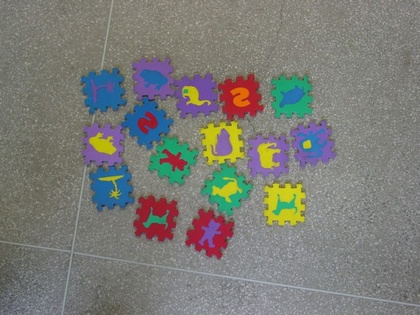
%> input picture generalized-hough-transform/PA2-testimages/animals.jpg, 420 x 315 px, shrunk from 640 x 480 before the run
$ octave --eval "result = build_RTable2(imread('../PA2-testimages/animals.jpg'));"   (GNU Octave 9; MATLAB toolbox functions it lacks are replaced by stand-ins)
%> lines starting %> are read from the running program, lines starting %| are printed output that depends on the picture; in (x1, y1, x2, y2) boxes, pixels count from 0 and x2, y2 are one past the last pixel; in counts of white or black regions, pixels touching at a corner belong together; the program's own positions count from 1
function [rTable, bin_count] = build_RTable2(img)
img_grey = rgb2gray(img);
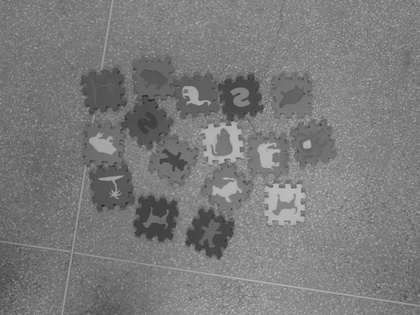
%> img_grey: size 315x420 uint8; min 31, max 195, mean 122.8
BW = edge(img_grey,'Canny');
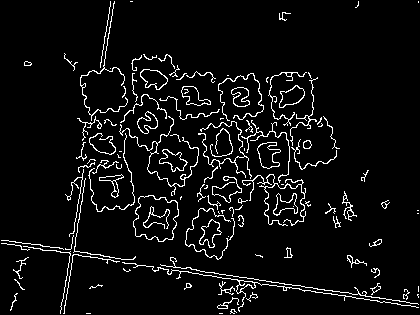
%> BW: size 315x420 logical; 5.8% white in thin lines or dots
BW = bwareaopen(BW, 30);
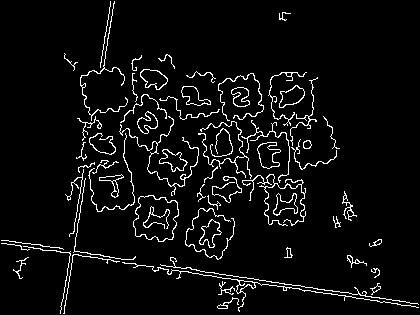
%> BW: size 315x420 logical; 5.3% white in thin lines or dots
imshow(BW);

[~, Gdir] = imgradient(img_grey);
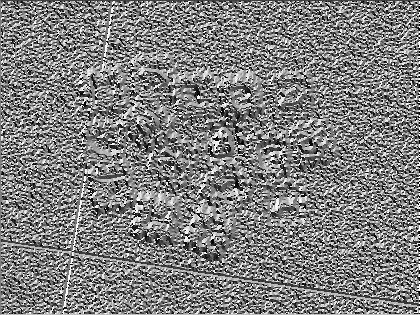
%> Gdir: size 315x420 double; min -180, max 179.9, mean 0; drawn with min black and max white
% imshow(img);
% imshow(Gmag);
% imshow(Gdir);

% Use the centroid as the reference point
ref = round([size(img_grey, 1)/2, size(img_grey, 2)/2]);
%> ref = [158 210]
% BW(ref(1),ref(2)) = 1;

% Iterate through all contour points
% For each point get three piece of information
count = 1;
contourPoints = zeros(sum(sum(BW == 1)), 3);
contourReference = zeros(sum(sum(BW == 1)), 3);
for i = 1 : size(BW, 1)
    for j = 1 : size(BW, 2)
        if (BW(i,j) == 1)
           Gdir(i, j) = round (Gdir(i, j) / 2) * 2;
           if ((Gdir(i ,j)) == 180)
               Gdir(i,j) = -180;
           end
           contourPoints(count, :) = [i, j, Gdir(i, j)];
           contourReference(count, :) = [ref(1) - i, ref(2) - j, Gdir(i, j)];
           count = count + 1;
        end
    end
end
%> Gdir: size 315x420 double; 5.2% of pixels changed, all inside (x1, y1, x2, y2) = (1, 1, 419, 314)
%> after the loop, count = 6952

% Build R-table, assume the vertors in each row is no more than 100
bin_size = 180;
bin_value = zeros(bin_size, 1);
bin_count = zeros(bin_size, 1);
rTable = zeros(bin_size, 100, 3);
for i =  1 : bin_size
    bin_value(i) = -180 + (i - 1) * 2;
end

for i = 1 : size(contourReference,1)
    binIndex = (contourReference(i, 3) + 180) / 2 + 1;
    bin_count(binIndex) = bin_count(binIndex) + 1;
    rTable(binIndex, bin_count(binIndex), :) = contourReference(i, :);
end
%> this loop made 6951 passes
%> binIndex on passes 1 to 3: 70, 179, 77
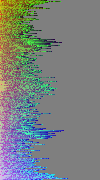
%> rTable: size 180x100x3 double; mean R, G, B -7.8, 2.6, 0.5; drawn with min black and max white
%> after the loop, bin_count = 180 values, max 68 at index 179, min 16 at index 152, mean 38.62
